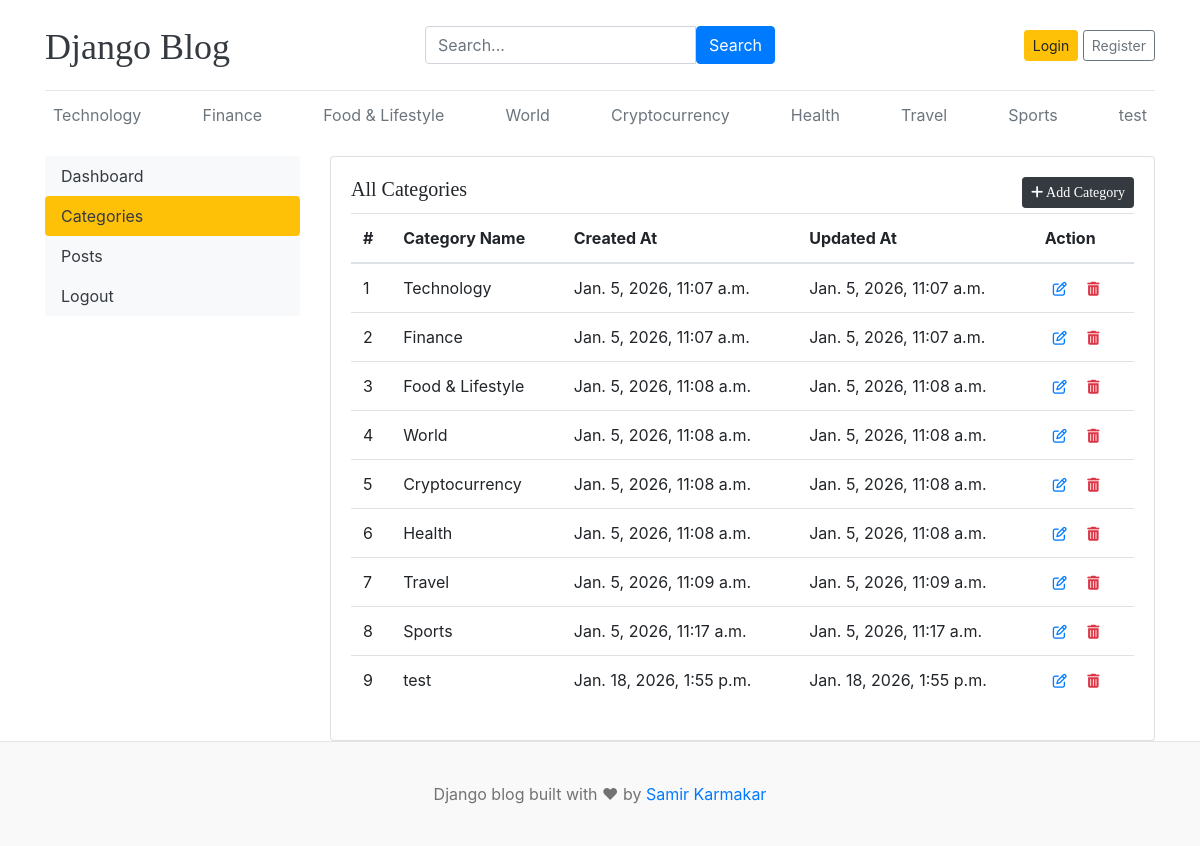
/dashboard/categories/, run on the app's committed database.
### blogs/models.py (models this page shows, shortened)
class Category(models.Model):
  category_name = models.CharField(max_length=100, unique=True)
  category_slug = models.SlugField(max_length=100, unique=True)
  created_at = models.DateTimeField(auto_now_add=True)
  updated_at = models.DateTimeField(auto_now=True)
  class Meta:
    verbose_name = 'Category'
    verbose_name_plural = 'Categories'

### dashboard/views.py (the view)
# urls.py: path('categories/', views.categories, name="categories"),
def categories(request):
  return render(request, 'dashboard/categories.html')

### assignment/context_processors.py (called while the page is built)
def get_social_links(request):
  social_links = SocialLinks.objects.all()
  return dict(social_links=social_links)

### blogs/context_processors.py (called while the page is built)
def get_categories(request):
  categories = Category.objects.all()
  return dict(categories=categories)

### templates/dashboard/categories.html
{% extends 'base.html' %}
{% block content %}
<div class="row">
  <div class="col-md-3">
    {% include 'dashboard/sidebar.html' %}
  </div>
  <div class="col-md-9">
    <div class="card">
      <div class="card-body">
        <h5 class="card-title">All Categories <a href="{% url 'add_category' %}" class="btn btn-dark btn-sm float-right"><i class="fa-solid fa-plus"></i> Add Category</a></h5>
        <table class="table table-hover no-border">
          <thead>
            <tr>
              <th scope="col">#</th>
              <th>Category Name</th>
              <th>Created At</th>
              <th>Updated At</th>
              <th>Action</th>
            </tr>
          </thead>
          <tbody>
            {% for cat in categories %}
            <tr>
              <td>{{ forloop.counter }}</td>
              <td>{{ cat.category_name }}</td>
              <td>{{ cat.created_at }}</td>
              <td>{{ cat.updated_at }}</td>
              <td><a href="{% url 'edit_category' cat.id %}" class="text-primary btn-sm" title="Edit Category"><i class="fa-regular fa-pen-to-square"></i></a>&nbsp;<a href="{% url 'delete_category' cat.id %}" class="text-danger btn-sm" title="Delete Category"><i class="fa-solid fa-trash-can"></i></a></td>
            </tr>
            {% endfor %}
          </tbody>
        </table>
      </div>
    </div>
  </div>
</div>
{% endblock %}

### templates/base.html (shortened to what this page needs)
{% load static %}
<!doctype html>
<html lang="en">
  <head>
    <link
      href="https://getbootstrap.com/docs/4.0/dist/css/bootstrap.min.css"
      rel="stylesheet"
    />
    <link href="{% static 'css/blog.css' %}" rel="stylesheet" />
    <link rel="stylesheet" href="https://cdnjs.cloudflare.com/ajax/libs/font-awesome/6.0.0/css/all.min.css" />
  </head>
  <body>
    <div class="container">
      <header class="blog-header py-3">
        <div class="row flex-nowrap justify-content-between align-items-center">
          <div class="col-4 pt-1">
            <a class="blog-header-logo text-dark" href="{% url 'home' %}"
              >Django Blog</a
            >
          </div>
          <div class="col-4">
            <form action="{% url 'search' %}" method="GET">
              <div class="input-group">
                <input
                  class="form-control"
                  type="search"
                  name="keyword"
                  placeholder="Search..."
                  aria-label="Search..."
                  aria-describedby="button-search"
                />
                <button
                  type="submit"
                  class="btn btn-primary"
                  id="button-search"
                  type="button"
                >
                  Search
                </button>
              </div>
            </form>
          </div>
          <div class="col-4 d-flex justify-content-end align-items-center">
            {% if not user.is_authenticated %}
            <a class="btn btn-sm btn-warning" href="{% url 'login' %}">Login</a>
            <a
              class="btn btn-sm btn-outline-secondary"
              href="{% url 'register' %}"
              >Register</a
            >
            {% endif %}
          </div>
        </div>
      </header>
      <div class="nav-scroller py-1 mb-2">
        <nav class="nav d-flex justify-content-between">
          {% for cat in categories %}
          <a
            class="p-2 text-muted"
            href="{% url 'post_by_category' cat.category_slug %}"
            >{{ cat.category_name }}</a
          >
          {% endfor %}
        </nav>
      </div>
      <div class="row mt-3">
        <div class="col-md-12">
        </div>
      </div>
      {% block content %} {% endblock %}
    </div>
    <footer class="blog-footer">
      <p>Django blog built with &#10084; by <a href="#">Samir Karmakar</a></p>
    </footer>
  </body>
</html>

### blog_main/static/css/blog.css (style rules this page uses)
.blog-header { border-bottom: 1px solid #e5e5e5; }
.blog-header-logo { font-family: "Playfair Display", Georgia, "Times New Roman", serif; font-size: 2.25rem; }
h1, h2, h3, h4, h5, h6 { font-family: "Playfair Display", Georgia, "Times New Roman", serif; }
.blog-footer { padding: 2.5rem 0; color: #727272; text-align: center; background-color: #f9f9f9; border-top: .05rem solid #e5e5e5; }
.blog-footer p:last-child { margin-bottom: 0; }

### data on the page
Category: category_name "Technology", created_at "Jan. 5, 2026, 11:07 a.m.", updated_at "Jan. 5, 2026, 11:07 a.m."
Category: category_name "Finance", created_at "Jan. 5, 2026, 11:07 a.m.", updated_at "Jan. 5, 2026, 11:07 a.m."
Category: category_name "Food & Lifestyle", created_at "Jan. 5, 2026, 11:08 a.m.", updated_at "Jan. 5, 2026, 11:08 a.m."
Category: category_name "World", created_at "Jan. 5, 2026, 11:08 a.m.", updated_at "Jan. 5, 2026, 11:08 a.m."
Category: category_name "Cryptocurrency", created_at "Jan. 5, 2026, 11:08 a.m.", updated_at "Jan. 5, 2026, 11:08 a.m."
Category: category_name "Health", created_at "Jan. 5, 2026, 11:08 a.m.", updated_at "Jan. 5, 2026, 11:08 a.m."
Category: category_name "Travel", created_at "Jan. 5, 2026, 11:09 a.m.", updated_at "Jan. 5, 2026, 11:09 a.m."
Category: category_name "Sports", created_at "Jan. 5, 2026, 11:17 a.m.", updated_at "Jan. 5, 2026, 11:17 a.m."
Category: category_name "test", created_at "Jan. 18, 2026, 1:55 p.m.", updated_at "Jan. 18, 2026, 1:55 p.m."
